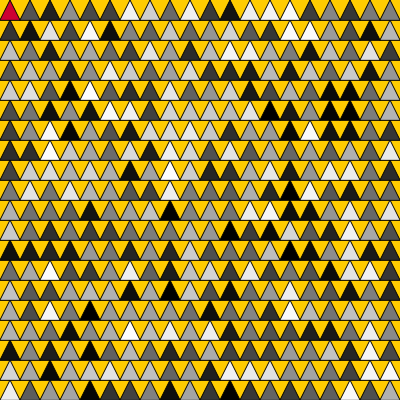
Frame 1 (no input)
Frame 60 (no input): identical to frame 1, image omitted
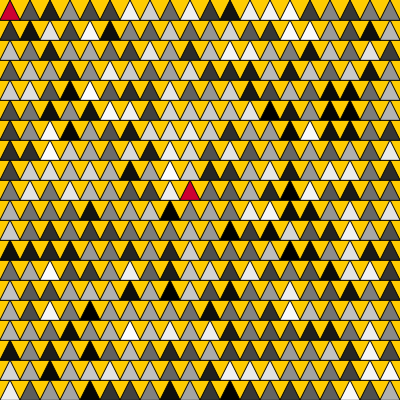
Frame 120 (the mouse pressed at the canvas centre since frame 60)

The p5.js sketch that drew these frames (run headless with seeded random() and noise() and a simulated clock; from frame 60 on, the mouse is pressed at the canvas centre):

// p5.js sketch
// ── sketch.js
let cellmat = [];
let x, y;

// this was my solution for a function to make a 2d array it takes three arguments.

function twoDarr(xsize,ysize,data){
  let myarr =[];
  for(let i =0; i<xsize;i++){
    myarr[i] = [];
   for(let j=0; j<ysize;j++){
     myarr[i][j] = data;
   }
  }
  return myarr;
  
}

// shiffmans solution 

function make2Darray(cols,rows){
  let arr = new Array(cols);
  for (let i = 0;i<arr.length;i++){
    arr[i] = new Array(rows);
  }
  return arr;
}

function setup() {
  createCanvas(400, 400);
  background(220);
  for (let i = 0; i < 20; i++) {
    cellmat[i] = []; // need to init the nested array unlike python
    for (let j = 0; j < 20; j++) {

      let state = int(random(255));

      cellmat[i][j] = state; 
    }
  }

  let eightbyeight = twoDarr(8,8,0);
  console.log(eightbyeight);
  
  let shiffman = make2Darray(8,10);
  console.log(shiffman);
}

function draw() {
  background('#FFCC00');
  x = floor(map(mouseX, 0, width, 0, 19)); // mapped mousex to grid
  let xg = constrain(x,0,19);  // constrained that variable to 19 so it would not be out of range
  y = floor(map(mouseY,0,height,0,19));
 //console.log(x,xg,y);
  cellmat[xg][y] = color('#CC0033');
  for (let i = 0; i < 20; i++) {
    for (let j = 0; j < 20; j++) {
      fill(cellmat[i][j]);
      triangle(i * 20, j * 20+20,i*20+10,j*20,i*20+20, j*20+20);
    }
  }
}
